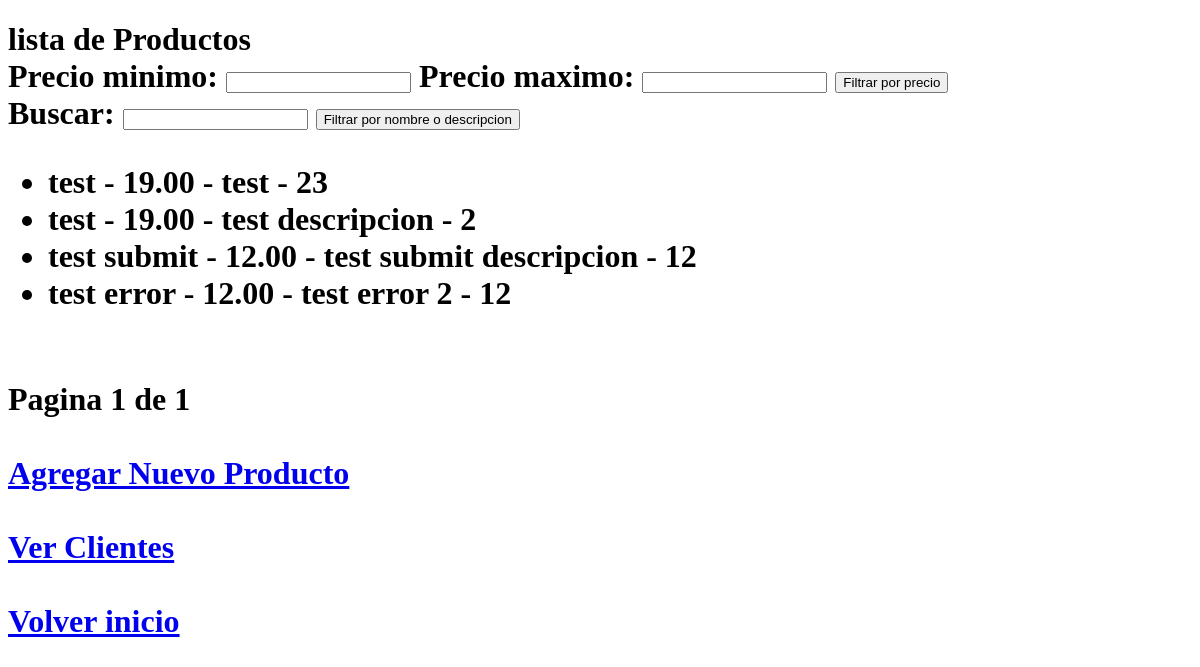
Before: /productos/productos/ with the older database file.
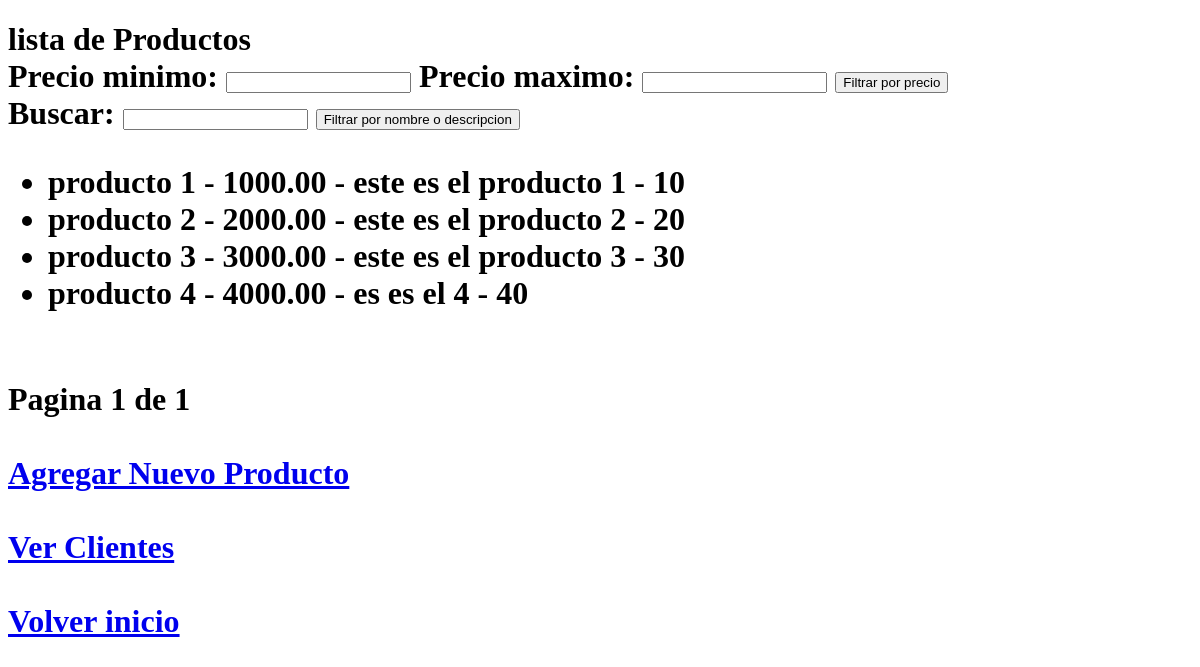
After: the same page with the newer database file.
### productos/models.py (models this page shows, shortened)
class Producto(models.Model):
    nombre = models.CharField(max_length=100)
    descripcion = models.TextField()
    precio = models.DecimalField(max_digits=10, decimal_places=2)
    stock = models.IntegerField()

### productos/views.py (the view)
# urls.py: path('productos/', listar_productos, name='listar_productos'),
def listar_productos(request):
    productos_list = Producto.objects.all()
    precio_min = request.GET.get('precio_min')
    precio_max = request.GET.get('precio_max')
    query = request.GET.get('q')
    paginator = Paginator(productos_list, 10)
    page_number = request.GET.get('page')
    productos = paginator.get_page(page_number)
    if precio_min and precio_max:
        productos_list = productos_list.filter(precio__gte = precio_min, precio__lte= precio_max)
    if query:
        productos_list = productos_list.filter(Q(nombre__icontains = query)| Q(descripcion__icontains = query))
    return render(request, 'listar_productos.html', {'productos': productos})

### productos/templates/listar_productos.html (shortened to what this page needs)
<!DOCTYPE html>
<html lang="es">
<head>
</head>
<body>
    <h1>lista de Productos</h>
        <form method="get">
            Precio minimo: <input type="number" name="precio_min">
            Precio maximo: <input type="number" name="precio_max">
            <button type="submit">Filtrar por precio</button>
        </form>
         <form method="get">
            Buscar: <input type="text" name="q">
            <button type="submit">Filtrar por nombre o descripcion</button>
        </form>
    <ul>
        {% for producto in productos %}
        <li>{{ producto.nombre }} - {{ producto.precio }} - {{ producto.descripcion }} - {{ producto.stock }}</li>
        {% endfor %}
    </ul>
    <br>
    <div>
        <span>Pagina {{ productos.number }} de {{ productos.paginator.num_pages }}</span>
    </div>
    <br>
    <a href="{% url 'agregar_producto' %}">Agregar Nuevo Producto</a>
    <br>
    <br>
    <a href="{% url 'listar_clientes' %}">Ver Clientes</a>
    <br>
    <br>
    <a href="{% url 'inicio' %}">Volver inicio</a>
</body>
</html>

Changed rows visible on the page:
removed Producto: nombre "test", precio "19.00", descripcion "test", stock "23"
removed Producto: nombre "test", precio "19.00", descripcion "test descripcion", stock "2"
removed Producto: nombre "test submit", precio "12.00", descripcion "test submit descripcion", stock "12"
removed Producto: nombre "test error", precio "12.00", descripcion "test error 2", stock "12"
added Producto: nombre "producto 1", precio "1000.00", descripcion "este es el producto 1", stock "10"
added Producto: nombre "producto 2", precio "2000.00", descripcion "este es el producto 2", stock "20"
added Producto: nombre "producto 3", precio "3000.00", descripcion "este es el producto 3", stock "30"
added Producto: nombre "producto 4", precio "4000.00", descripcion "es es el 4", stock "40"
